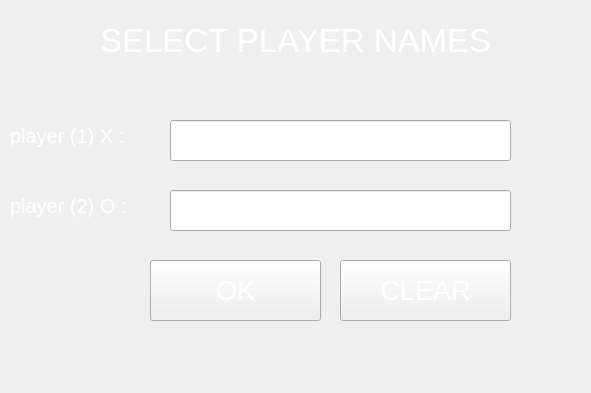
<?xml version="1.0" encoding="UTF-8"?>
<ui version="4.0">
 <class>PlayerNameWindow</class>
 <widget class="QMainWindow" name="PlayerNameWindow">
  <property name="geometry">
   <rect>
    <x>0</x>
    <y>0</y>
    <width>591</width>
    <height>393</height>
   </rect>
  </property>
  <property name="windowTitle">
   <string>MainWindow</string>
  </property>
  <property name="styleSheet">
   <string notr="true">QMainWindow {
background-image: url(:/image/4599316.jpg);
}</string>
  </property>
  <widget class="QWidget" name="centralwidget">
   <widget class="QLabel" name="label">
    <property name="geometry">
     <rect>
      <x>100</x>
      <y>-20</y>
      <width>451</width>
      <height>121</height>
     </rect>
    </property>
    <property name="font">
     <font>
      <pointsize>25</pointsize>
     </font>
    </property>
    <property name="styleSheet">
     <string notr="true">QLabel{
color:white
}</string>
    </property>
    <property name="text">
     <string>SELECT PLAYER NAMES</string>
    </property>
   </widget>
   <widget class="QLabel" name="label_2">
    <property name="geometry">
     <rect>
      <x>10</x>
      <y>110</y>
      <width>141</width>
      <height>51</height>
     </rect>
    </property>
    <property name="font">
     <font>
      <pointsize>15</pointsize>
     </font>
    </property>
    <property name="styleSheet">
     <string notr="true">QLabel{
color:white
}</string>
    </property>
    <property name="text">
     <string>player (1) X :</string>
    </property>
   </widget>
   <widget class="QPushButton" name="clearButton">
    <property name="geometry">
     <rect>
      <x>340</x>
      <y>260</y>
      <width>171</width>
      <height>61</height>
     </rect>
    </property>
    <property name="font">
     <font>
      <pointsize>20</pointsize>
     </font>
    </property>
    <property name="cursor">
     <cursorShape>PointingHandCursor</cursorShape>
    </property>
    <property name="styleSheet">
     <string notr="true">QPushButton{
background-image: url(:/image/4599316.jpg);
color:white
}</string>
    </property>
    <property name="text">
     <string>CLEAR</string>
    </property>
   </widget>
   <widget class="QLineEdit" name="lineEditPlayer2">
    <property name="geometry">
     <rect>
      <x>170</x>
      <y>190</y>
      <width>341</width>
      <height>41</height>
     </rect>
    </property>
    <property name="font">
     <font>
      <pointsize>15</pointsize>
     </font>
    </property>
    <property name="styleSheet">
     <string notr="true">QLineEdit{
background-image: url(:/image/4599316.jpg);
color:white
}</string>
    </property>
    <property name="text">
     <string>player2</string>
    </property>
   </widget>
   <widget class="QPushButton" name="okButton_2">
    <property name="geometry">
     <rect>
      <x>150</x>
      <y>260</y>
      <width>171</width>
      <height>61</height>
     </rect>
    </property>
    <property name="font">
     <font>
      <pointsize>20</pointsize>
     </font>
    </property>
    <property name="cursor">
     <cursorShape>PointingHandCursor</cursorShape>
    </property>
    <property name="styleSheet">
     <string notr="true">QPushButton{
background-image: url(:/image/4599316.jpg);
color:white
}</string>
    </property>
    <property name="text">
     <string>OK</string>
    </property>
   </widget>
   <widget class="QLabel" name="label_3">
    <property name="geometry">
     <rect>
      <x>10</x>
      <y>180</y>
      <width>151</width>
      <height>51</height>
     </rect>
    </property>
    <property name="font">
     <font>
      <pointsize>15</pointsize>
     </font>
    </property>
    <property name="styleSheet">
     <string notr="true">QLabel{
color:white
}</string>
    </property>
    <property name="text">
     <string>player (2) O :</string>
    </property>
   </widget>
   <widget class="QLineEdit" name="lineEditPlayer1">
    <property name="geometry">
     <rect>
      <x>170</x>
      <y>120</y>
      <width>341</width>
      <height>41</height>
     </rect>
    </property>
    <property name="font">
     <font>
      <pointsize>15</pointsize>
     </font>
    </property>
    <property name="styleSheet">
     <string notr="true">QLineEdit{
background-image: url(:/image/4599316.jpg);
color:white
}</string>
    </property>
    <property name="text">
     <string>player1</string>
    </property>
   </widget>
  </widget>
  <widget class="QMenuBar" name="menubar">
   <property name="geometry">
    <rect>
     <x>0</x>
     <y>0</y>
     <width>591</width>
     <height>26</height>
    </rect>
   </property>
  </widget>
 </widget>
 <resources/>
 <connections/>
</ui>
